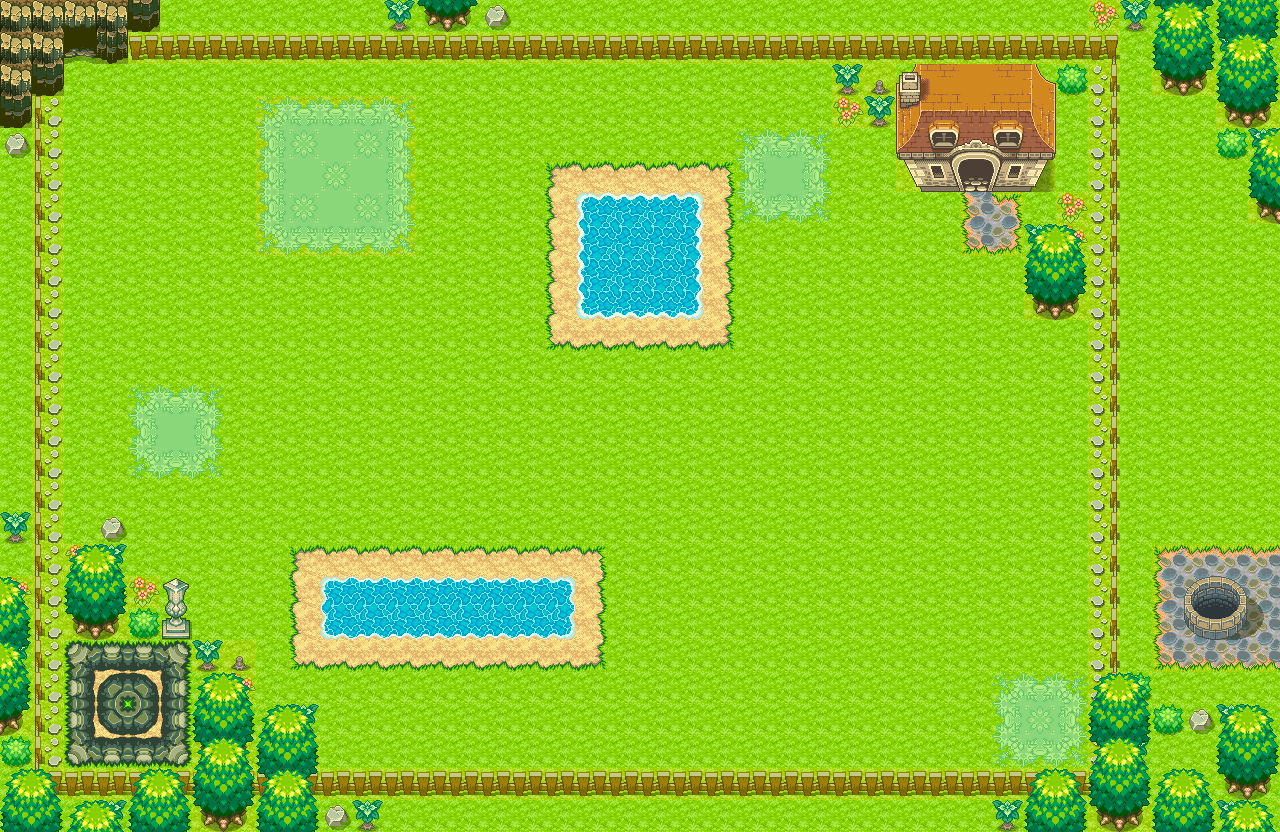

Below is a game level as drawn by its tile map, then a one-line description and the .tmx that defines it (tile-layer data replaced by summaries):
An orthogonal 40x26 tile map with 32x32 px tiles, 8 tile layers (定位, 块层 1, 建筑物1, 建筑物2, ...), 12 tilesets.

<map version="1.0" orientation="orthogonal" renderorder="right-down" width="40" height="26" tilewidth="32" tileheight="32" nextobjectid="1">
 <tileset firstgid="1" name="ground" tilewidth="32" tileheight="32" tilecount="90">
  <image source="ground.png" width="320" height="288" />
 </tileset>
 <tileset firstgid="91" name="9" tilewidth="32" tileheight="32" tilecount="110">
  <image source="9.png" width="320" height="352" />
 </tileset>
 <tileset firstgid="201" name="8" tilewidth="32" tileheight="32" tilecount="80">
  <image source="8.png" width="320" height="256" />
 </tileset>
 <tileset firstgid="281" name="3" tilewidth="32" tileheight="32" tilecount="80">
  <image source="3.png" width="320" height="256" />
 </tileset>
 <tileset firstgid="361" name="4" tilewidth="32" tileheight="32" tilecount="80">
  <image source="4.png" width="320" height="256" />
 </tileset>
 <tileset firstgid="441" name="6" tilewidth="32" tileheight="32" tilecount="80">
  <image source="6.png" width="320" height="256" />
 </tileset>
 <tileset firstgid="521" name="2" tilewidth="32" tileheight="32" tilecount="70">
  <image source="2.png" width="320" height="224" />
 </tileset>
 <tileset firstgid="591" name="1" tilewidth="32" tileheight="32" tilecount="70">
  <image source="1.png" width="320" height="224" />
 </tileset>
 <tileset firstgid="661" name="5" tilewidth="32" tileheight="32" tilecount="100">
  <image source="5.png" width="320" height="320" />
 </tileset>
 <tileset firstgid="761" name="7" tilewidth="32" tileheight="32" tilecount="80">
  <image source="7.png" width="320" height="256" />
 </tileset>
 <tileset firstgid="841" name="10" tilewidth="32" tileheight="32" tilecount="80">
  <image source="10.png" width="320" height="256" />
 </tileset>
 <tileset firstgid="921" name="11" tilewidth="32" tileheight="32" tilecount="110">
  <image source="11.png" width="320" height="352" />
 </tileset>
 <layer name="定位" width="40" height="26">
  <data>[1040 cells, 1040 non-empty, 3 distinct tile ids]</data>
 </layer>
 <layer name="块层 1" width="40" height="26">
  <data>[1040 cells, 1040 non-empty, 25 distinct tile ids]</data>
 </layer>
 <layer name="建筑物1" width="40" height="26">
  <data>[1040 cells, 3 non-empty, 3 distinct tile ids]</data>
 </layer>
 <layer name="建筑物2" width="40" height="26">
  <data>[1040 cells, 536 non-empty, 94 distinct tile ids]</data>
 </layer>
 <layer name="建筑物3" width="40" height="26">
  <data>[1040 cells, 10 non-empty, 1 distinct tile ids]</data>
 </layer>
 <layer name="树根" width="40" height="26">
  <data>[1040 cells, 47 non-empty, 12 distinct tile ids]</data>
 </layer>
 <layer name="树1" width="40" height="26">
  <data>[1040 cells, 192 non-empty, 22 distinct tile ids]</data>
 </layer>
 <layer name="树2" width="40" height="26">
  <data>[1040 cells, 0 non-empty, 0 distinct tile ids]</data>
 </layer>
</map>